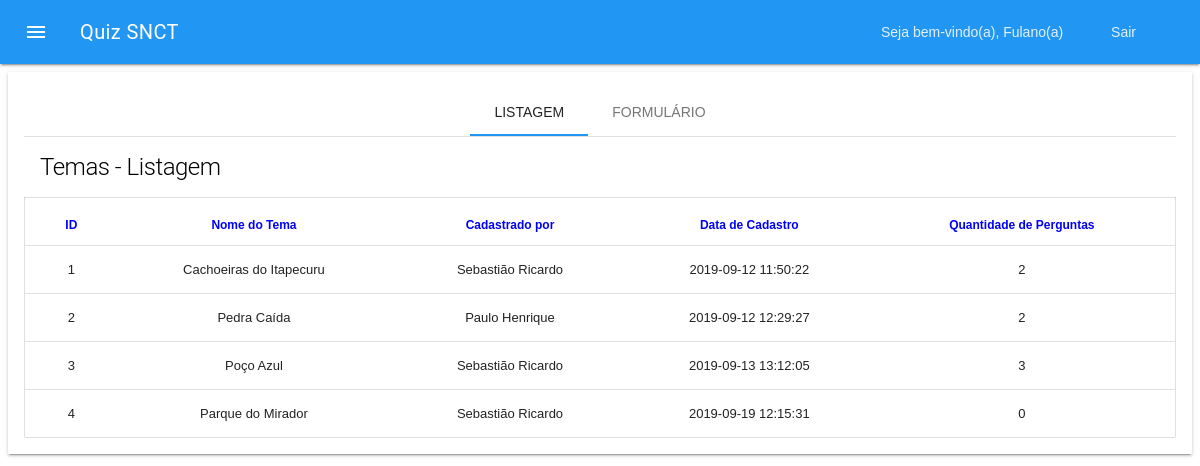
Before: /admin/temas.php (signed in) with the older database file.
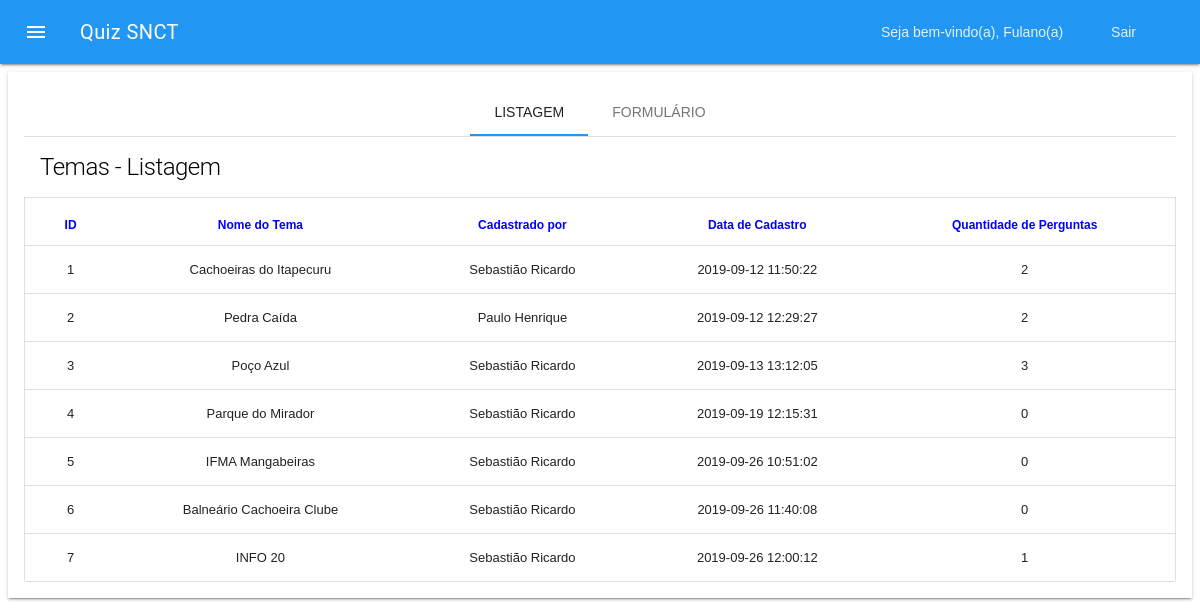
After: the same page with the newer database file.
### tables this page shows
CREATE TABLE `temas` (
  `id_tema` int(11) NOT NULL auto_increment,
  `tema` varchar(50) default NULL,
  `data_cadastro` datetime default NULL,
  `id_usuario` int(11) default '1',
  PRIMARY KEY  (`id_tema`),
  KEY `id_usuario` (`id_usuario`)
);

CREATE TABLE `usuarios` (
  `id_usuario` int(11) NOT NULL auto_increment,
  `nome` varchar(100) default NULL,
  `email` varchar(100) default NULL,
  `senha` varchar(40) default NULL,
  PRIMARY KEY  (`id_usuario`)
);

### admin/lib/DB.class.php (called while the page is built, shortened)
<?php
Class DB {
	var $con = null;
	public function __construct() {
		$this->con = mysqli_connect(DB_HOST, DB_USER, DB_PASS);
		mysqli_select_db($this->con, DB_NAME);
	}
	public function select($sql) {
		$query = mysqli_query($this->con, $sql);
		$resultado = array();
		while($linha = mysqli_fetch_assoc($query)) {
			$resultado[] = $linha;
		}
		return $resultado;
	}
}
?>

### admin/classes/Quiz.class.php (called while the page is built, shortened)
<?php
require_once "lib/DB.class.php";
class Quiz {
	var $db = null;
	public function __construct() {
		$this->db = new DB();
	}
	public function listaTemas() {
		return  $this->db->select("select t.*, u.nome, count(p.id_tema) as quantidade from temas t inner join usuarios u on (u.id_usuario = t.id_usuario) left outer join perguntas p on (p.id_tema = t.id_tema) group by t.id_tema");
	}
}
?>

### admin/temas.php (the view, shortened to what this page needs)
<?php
require_once "classes/Quiz.class.php";
$quiz = new Quiz();
$quiz->checkSession();
$temas = $quiz->listaTemas();
?>
<!DOCTYPE html>
<html>
<head>
	<?php include "includes/head.php"; ?>
</head>
<body>
	<div class="mdl-layout mdl-js-layout">
		<?php include "includes/header.php"; ?>
		 <main class="mdl-layout__content">
	    	<section class="mdl-grid mdl-cell mdl-cell--12-col mdl-shadow--2dp">
                <div class="mdl-card mdl-cell mdl-cell--12-col">
                    <div class="mdl-tabs mdl-js-tabs mdl-js-ripple-effect">
                        <div class="mdl-tabs__tab-bar">
                              <a href="#listagem" class="mdl-tabs__tab is-active">Listagem</a>
                              <a href="#form" class="mdl-tabs__tab">Formulário</a>
                        </div>
                        <div class="mdl-tabs__panel is-active" id="listagem">
                            <div class="mdl-card__title">
                              <h1 class="mdl-card__title-text">Temas - Listagem</h1>
                            </div>
                            <div>
                                <table class="mdl-data-table mdl-js-data-table">
                                    <thead>
                                    <tr>
                                        <th>ID</th>
                                        <th>Nome do Tema</th>
                                        <th>Cadastrado por</th>
                                        <th>Data de Cadastro</th>
                                        <th>Quantidade de Perguntas</th>
                                    </tr>
                                    </thead>
                                    <tbody>
                                        <?php foreach($temas as $key=>$item) { ?>
                                        <tr>
                                            <td class="mdl-data-table__cell--center"><?=$item["id_tema"]?></td>
                                            <td class="mdl-data-table__cell--center"><?=$item["tema"]?></td>
                                            <td class="mdl-data-table__cell--center"><?=$item["nome"]?></td>
                                            <td class="mdl-data-table__cell--center"><?=$item["data_cadastro"]?></td>
                                            <td class="mdl-data-table__cell--center"><?=$item["quantidade"]?></td>
                                        </tr>
                                         <?php } ?>
                                    </tbody>
                                </table>
                            </div>
                        </div>
                        </div>
                </div>
  	    	</section>
  		</main>
	</div>
</body>
</html>

### admin/includes/head.php (shortened to what this page needs)
<link rel="stylesheet" href="css/material.blue-red.min.css">
<link rel="stylesheet" href="css/material.icon.css">
<link rel="stylesheet" href="css/quizsnct.css">

### admin/includes/header.php (shortened to what this page needs)
<header class="mdl-layout__header">
 	<div class="mdl-layout__header-row">
      	<span class="mdl-layout-title">Quiz SNCT</span>
      	<?php if ($_SESSION["logado"]) { ?>
	      <nav class="mdl-navigation mdl-layout--large-screen-only">
	        <span class="mdl-navigation__link" href="">Seja bem-vindo(a), Fulano(a)</span>
	        <a class="mdl-navigation__link" href="index.php?logout=1">Sair</a>
	      </nav>
	    <?php } ?>
    </div>
</header>

### admin/css/quizsnct.css (style rules this page uses)
.mdl-data-table { width: 100%; }
.mdl-data-table th { color:blue;text-align: center; }
.mdl-data-table td.mdl-data-table__cell--center { text-align: center; }

Changed rows visible on the page:
added temas: id_tema "5", tema "IFMA Mangabeiras", id_usuario.nome "Sebastião Ricardo", data_cadastro "2019-09-26 10:51:02", quantidade "0"
added temas: id_tema "6", tema "Balneário Cachoeira Clube", id_usuario.nome "Sebastião Ricardo", data_cadastro "2019-09-26 11:40:08", quantidade "0"
added temas: id_tema "7", tema "INFO 20", id_usuario.nome "Sebastião Ricardo", data_cadastro "2019-09-26 12:00:12", quantidade "1"
